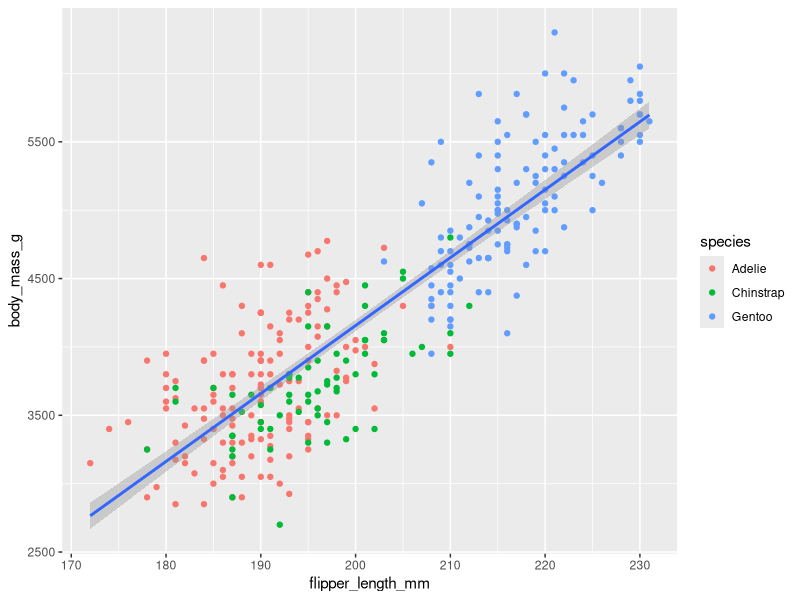
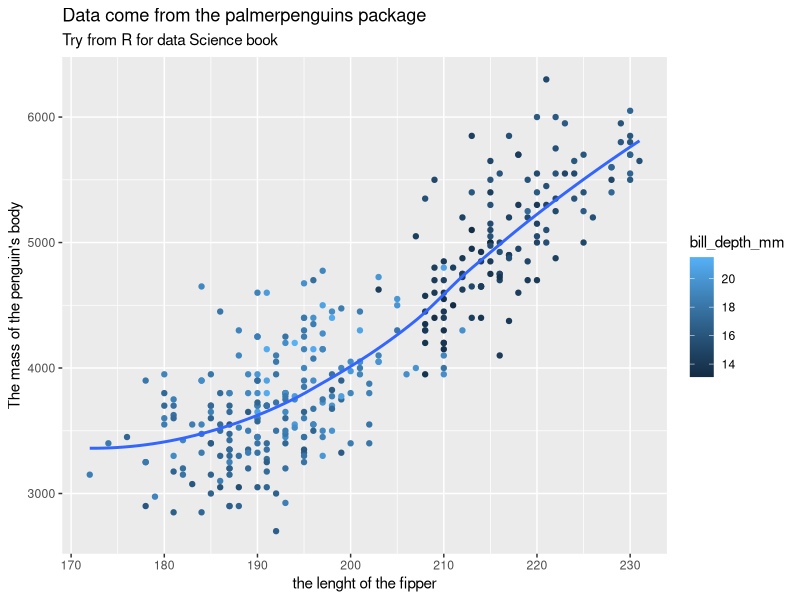
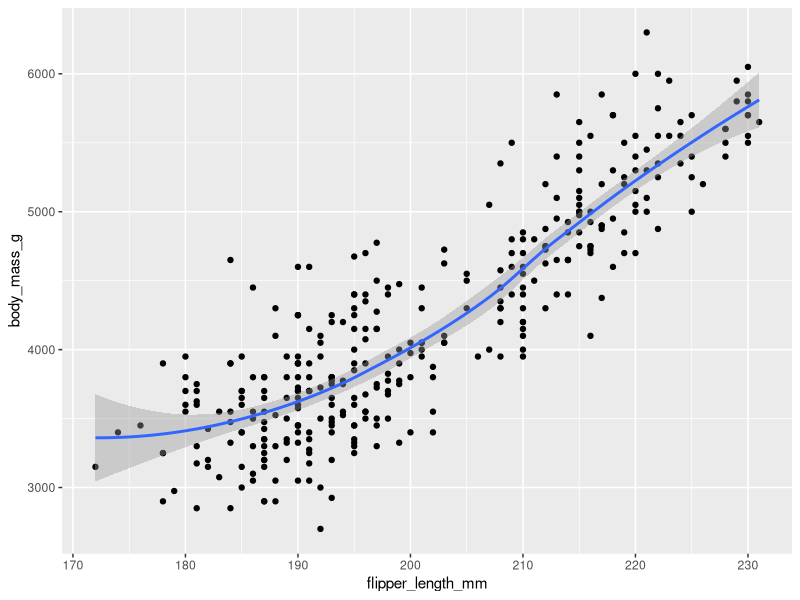
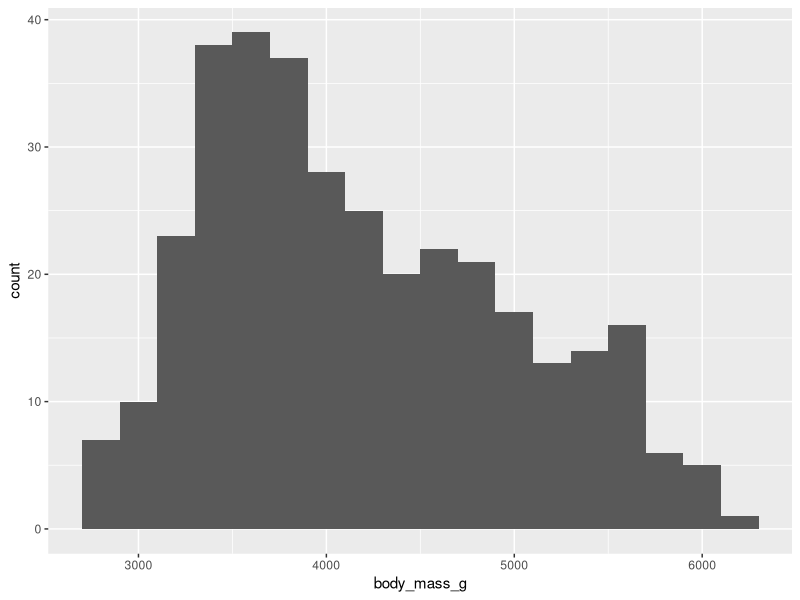
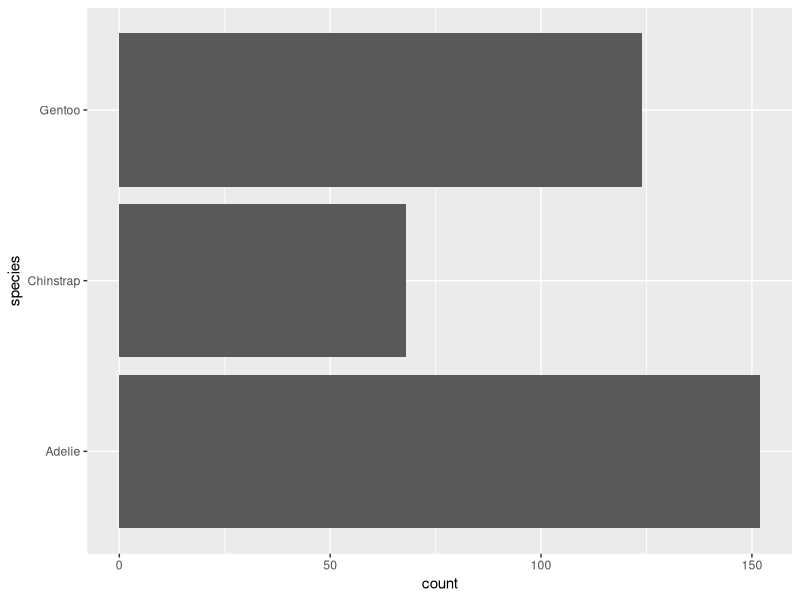
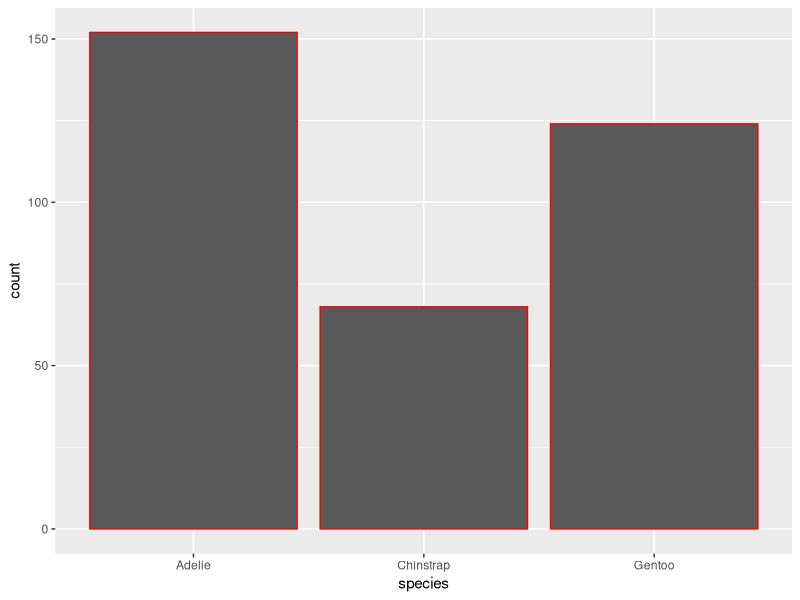
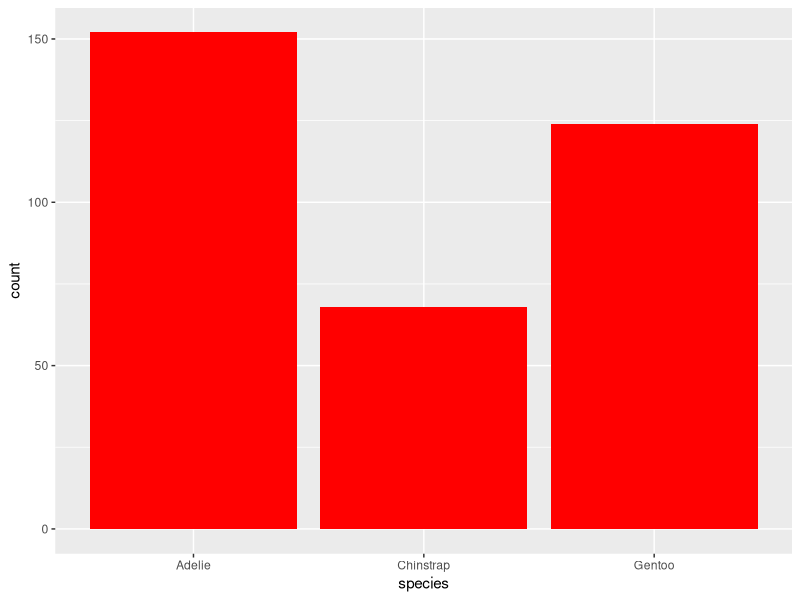

These figures' R source, in order:
install.packages("palmerpenguins")
install.packages("ggthemes")
library(tidyverse)
library(palmerpenguins)
library(ggthemes)
palmerpenguins::penguins
View(penguins)

ggplot(
  data = penguins,
  mapping = aes(x = flipper_length_mm, y = body_mass_g)
)+
  geom_point(mapping = aes(color=species))+
  geom_smooth(method="lm")


ggplot(data = penguins, mapping=aes(x=flipper_length_mm,y=body_mass_g)) + 
  geom_point(mapping = aes(color=bill_depth_mm), na.rm=T)+
  labs(title = "Data come from the palmerpenguins package", 
       subtitle = "Try from R for data Science book", x= "the lenght of the fipper",
       y="The mass of the penguin's body")+
  geom_smooth(se=F, na.rm=T)
  
ggplot(penguins,aes(x = flipper_length_mm, y = body_mass_g)
) +
  geom_point() +
  geom_smooth()

penguins |> 
  ggplot(aes(x=body_mass_g))+
  geom_histogram(na.rm=T, binwidth = 200)

penguins |> 
  ggplot(aes(y=species))+
  geom_bar(na.rm=T)

ggplot(penguins, aes(x = species)) +
  geom_bar(color = "red")

ggplot(penguins, aes(x = species)) +
  geom_bar(fill = "red")
